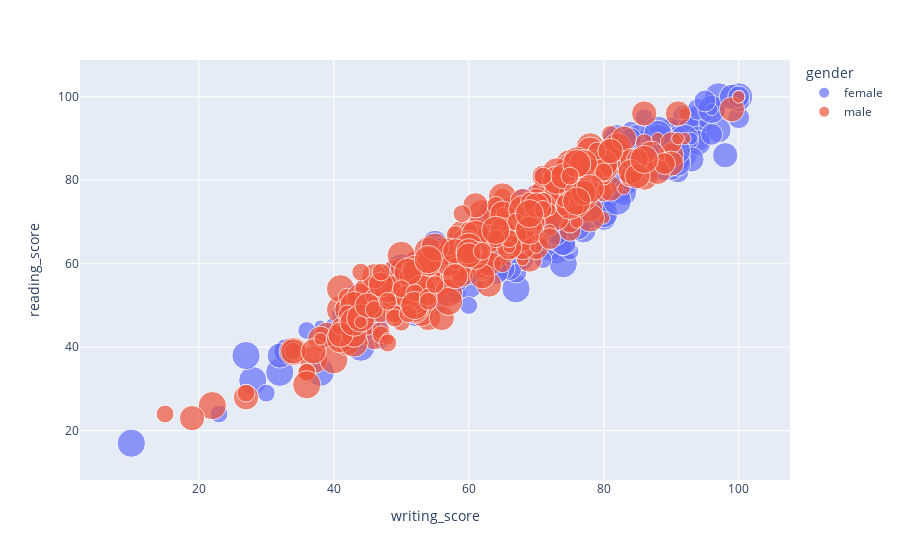

This figure's notebook cell:
### Code cell
fig = px.scatter(df, x='writing_score', y='reading_score', 
                 color='gender',
                 size='parental_level_of_education',
                )
fig.show()

### Figure 1 — Plotly figure (JSON) as saved in the notebook; plotly's stock layout.template omitted (floating-point values rounded to 4 significant figures; data arrays with more than 128 entries replaced by an {"elided": "..."} marker saying what was removed)
{"data": [{"hovertemplate": "gender=female<br>writing_score=%{x}<br>reading_score=%{y}<br>parental_level_of_education=%{marker.size}<extra></extra>", "legendgroup": "female", "marker": {"color": "#636efa", "size": {"elided": "518 int values"}, "sizemode": "area", "sizeref": 0.0125, "symbol": "circle"}, "mode": "markers", "name": "female", "orientation": "v", "showlegend": true, "type": "scatter", "x": {"elided": "518 int values"}, "xaxis": "x", "y": {"elided": "518 int values"}, "yaxis": "y"}, {"hovertemplate": "gender=male<br>writing_score=%{x}<br>reading_score=%{y}<br>parental_level_of_education=%{marker.size}<extra></extra>", "legendgroup": "male", "marker": {"color": "#EF553B", "size": {"elided": "482 int values"}, "sizemode": "area", "sizeref": 0.0125, "symbol": "circle"}, "mode": "markers", "name": "male", "orientation": "v", "showlegend": true, "type": "scatter", "x": {"elided": "482 int values"}, "xaxis": "x", "y": {"elided": "482 int values"}, "yaxis": "y"}], "layout": {"legend": {"itemsizing": "constant", "title": {"text": "gender"}, "tracegroupgap": 0}, "margin": {"t": 60}, "xaxis": {"anchor": "y", "domain": [0, 1], "title": {"text": "writing_score"}}, "yaxis": {"anchor": "x", "domain": [0, 1], "title": {"text": "reading_score"}}}}
